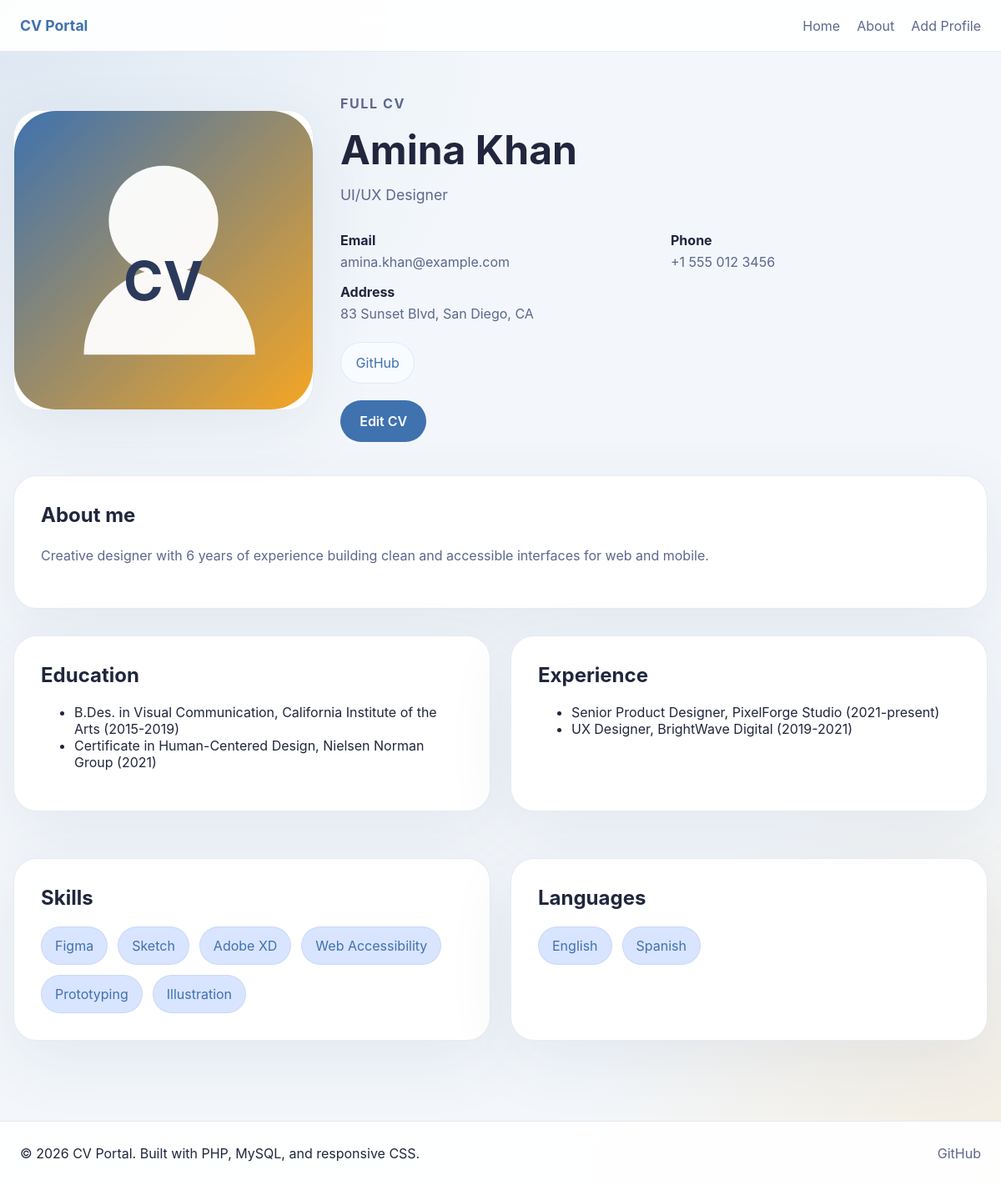
The page /profile.php?id=1 on the database its author committed.
### tables this page shows
CREATE TABLE IF NOT EXISTS profiles (
    id INT UNSIGNED AUTO_INCREMENT PRIMARY KEY,
    fullname VARCHAR(150) NOT NULL,
    job_title VARCHAR(120) NOT NULL,
    photo VARCHAR(255) NOT NULL,
    email VARCHAR(120) NOT NULL,
    phone VARCHAR(40) NOT NULL,
    address VARCHAR(255) NOT NULL,
    about_me TEXT NOT NULL,
    education TEXT NOT NULL,
    experience TEXT NOT NULL,
    skills TEXT NOT NULL,
    languages TEXT NOT NULL,
    github VARCHAR(255) DEFAULT NULL,
    created_at DATETIME NOT NULL DEFAULT CURRENT_TIMESTAMP
);

### profile.php (the view, shortened to what this page needs)
<?php
require_once 'pdo.php';
$id = filter_input(INPUT_GET, 'id', FILTER_VALIDATE_INT);
$stmt = $pdo->prepare('SELECT * FROM profiles WHERE id = :id');
$stmt->execute(['id' => $id]);
$profile = $stmt->fetch();
function escape($value) {
    return htmlspecialchars($value, ENT_QUOTES, 'UTF-8');
}
function renderList($text) {
    $items = array_filter(array_map('trim', explode("\n", $text)));
    foreach ($items as $item) {
        echo '<li>' . htmlspecialchars($item, ENT_QUOTES, 'UTF-8') . '</li>';
    }
}
?>
<!DOCTYPE html>
<html lang="en">
<head>
    <link rel="stylesheet" href="style.css">
</head>
<body>
<?php include 'header.php'; ?>
<main class="page-content profile-page">
    <section class="profile-hero">
        <div class="profile-hero-photo">
            <img src="<?= escape($profile['photo']); ?>" alt="<?= escape($profile['fullname']); ?> profile photo">
        </div>
        <div class="profile-hero-copy">
            <p class="eyebrow">Full CV</p>
            <h1><?= escape($profile['fullname']); ?></h1>
            <p class="subheading"><?= escape($profile['job_title']); ?></p>
            <div class="contact-grid">
                <div><strong>Email</strong><a href="mailto:<?= escape($profile['email']); ?>"><?= escape($profile['email']); ?></a></div>
                <div><strong>Phone</strong><a href="tel:<?= escape($profile['phone']); ?>"><?= escape($profile['phone']); ?></a></div>
                <div><strong>Address</strong><span><?= escape($profile['address']); ?></span></div>
            </div>
            <div class="social-badges">
                <?php if ($profile['github']): ?><a href="<?= escape($profile['github']); ?>" target="_blank" rel="noopener">GitHub</a><?php endif; ?>
            </div>
            <div class="profile-actions">
                <a href="edit.php?id=<?= $profile['id']; ?>" class="btn-primary">Edit CV</a>
            </div>
        </div>
    </section>
    <section class="content-block about-block">
        <h2>About me</h2>
        <p><?= nl2br(escape($profile['about_me'])); ?></p>
    </section>
    <div class="resume-grid">
        <section class="content-block">
            <h2>Education</h2>
            <ul>
                <?php renderList($profile['education']); ?>
            </ul>
        </section>
        <section class="content-block">
            <h2>Experience</h2>
            <ul>
            </ul>
        </section>
        <section class="content-block">
            <h2>Skills</h2>
            <ul class="pill-list">
                <?php foreach (array_filter(array_map('trim', explode(',', $profile['skills']))) as $skill): ?>
                    <li><?= escape($skill); ?></li>
                <?php endforeach; ?>
            </ul>
        </section>
        <section class="content-block">
            <h2>Languages</h2>
            <ul class="pill-list">
                <?php foreach (array_filter(array_map('trim', explode(',', $profile['languages']))) as $language): ?>
                    <li><?= escape($language); ?></li>
                <?php endforeach; ?>
            </ul>
        </section>
    </div>
</main>
<?php include 'footer.php'; ?>
</body>
</html>

### header.php (shortened to what this page needs)
<header class="site-header">
    <div class="brand">
        <a href="index.php">CV Portal</a>
    </div>
    <nav class="site-nav" id="siteNav">
        <a href="index.php">Home</a>
        <a href="about.php">About</a>
        <a href="add.php">Add Profile</a>
    </nav>
</header>

### footer.php
<footer class="site-footer">
    <div class="footer-copy">© <?= date('Y'); ?> CV Portal. Built with PHP, MySQL, and responsive CSS.</div>
    <div class="footer-links">
        <a href="https://github.com" target="_blank" rel="noopener">GitHub</a>
    </div>
</footer>

### style.css (style rules this page uses)
:root { --bg: #f3f7fb; --surface: #ffffff; --surface-alt: #f8fbff; --text: #20263d; --muted: #5d678e; --primary: #3f72af; --primary-soft: #d9e4ff; --accent: #f5a623; --border: rgba(59, 83, 147, 0.12); --shadow: 0 24px 80px rgba(47, 62, 101, 0.08); }
* { box-sizing: border-box; }
html { scroll-behavior: smooth; }
body { margin: 0; font-family: Inter, system-ui, -apple-system, BlinkMacSystemFont, 'Segoe UI', sans-serif; background: radial-gradient(circle at top left, rgba(63, 114, 175, 0.12), transparent 32%), radial-gradient(circle at bottom right, rgba(245, 166, 35, 0.12), transparent 28%), var(--bg); color: var(--text); min-height: 100vh; }
img { max-width: 100%; display: block; }
a { color: inherit; text-decoration: none; }
.site-header { position: sticky; top: 0; z-index: 100; display: flex; align-items: center; justify-content: space-between; gap: 1rem; padding: 1.25rem 1.5rem; background: rgba(255, 255, 255, 0.92); backdrop-filter: blur(14px); border-bottom: 1px solid var(--border); }
.brand a { font-size: 1.1rem; font-weight: 700; color: var(--primary); }
.site-nav { display: flex; gap: 1.25rem; align-items: center; }
.site-nav a { color: var(--muted); transition: color 0.2s ease; }
.page-content { width: min(1220px, calc(100% - 2rem)); margin: 0 auto; padding: 2rem 0 4rem; }
.hero-section, .about-hero, .profile-hero { display: grid; gap: 2rem; margin-bottom: 2.5rem; }
.eyebrow { display: inline-flex; align-items: center; gap: 0.5rem; color: var(--primary); font-size: 0.9rem; font-weight: 700; text-transform: uppercase; letter-spacing: 0.1em; }
.hero-section h1, .section-heading h1, .profile-page h1 { font-size: clamp(2.5rem, 4vw, 3.6rem); line-height: 1.05; margin: 0.75rem 0 1rem; }
.hero-section p, .about-page p, .profile-page p, .content-block p, .feature-card p, .profile-hero p { font-size: 1rem; line-height: 1.8; color: var(--muted); }
.btn-primary, .btn-secondary, .slider-button { display: inline-flex; align-items: center; justify-content: center; padding: 0.95rem 1.45rem; border-radius: 999px; border: none; background: var(--primary); color: #fff; font-weight: 600; transition: transform 0.2s ease, background 0.2s ease; }
.profile-actions { margin-top: 1.25rem; }
.content-block { background: var(--surface); border-radius: 1.75rem; padding: 2rem; border: 1px solid var(--border); box-shadow: var(--shadow); margin-bottom: 2rem; }
.content-block h2 { margin-top: 0; }
.resume-grid { display: grid; gap: 1.5rem; grid-template-columns: repeat(2, minmax(0, 1fr)); }
.pill-list { list-style: none; padding: 0; margin: 0; display: flex; flex-wrap: wrap; gap: 0.75rem; }
.pill-list li { background: var(--primary-soft); color: var(--primary); padding: 0.75rem 1rem; border-radius: 999px; border: 1px solid rgba(63, 114, 175, 0.1); }
.profile-page .profile-hero { grid-template-columns: minmax(220px, 360px) 1fr; align-items: center; gap: 2rem; }
.profile-hero-photo { border-radius: 2rem; overflow: hidden; border: 1px solid var(--border); background: var(--surface); box-shadow: var(--shadow); }
.profile-hero-photo img { width: 100%; height: auto; display: block; }
.profile-hero-copy h1 { margin: 0; font-size: clamp(2.4rem, 4vw, 3rem); }
.profile-hero-copy .subheading { font-size: 1.1rem; margin: 0.8rem 0 1.75rem; color: var(--muted); }
.contact-grid { display: grid; gap: 1rem; grid-template-columns: repeat(2, minmax(0, 1fr)); }
.contact-grid strong { display: block; margin-bottom: 0.4rem; color: var(--text); }
.contact-grid a, .contact-grid span { display: block; color: var(--muted); }
.social-badges { display: flex; flex-wrap: wrap; gap: 0.75rem; margin-top: 1.5rem; }
.social-badges a { display: inline-flex; align-items: center; justify-content: center; background: var(--surface-alt); color: var(--primary); padding: 0.85rem 1.1rem; border-radius: 999px; border: 1px solid rgba(63, 114, 175, 0.12); }
footer.site-footer { display: flex; flex-wrap: wrap; justify-content: space-between; align-items: center; gap: 1rem; padding: 1.75rem 1.5rem; background: rgba(255, 255, 255, 0.95); border-top: 1px solid var(--border); }
.footer-links { display: flex; gap: 1rem; flex-wrap: wrap; }
.footer-links a { color: var(--muted); }

### rows shown on the page
profiles: photo (placeholder picture), fullname "Amina Khan", job_title "UI/UX Designer", email "amina.khan@example.com", phone "+1 555 012 3456", address "83 Sunset Blvd, San Diego, CA", about_me "Creative designer with 6 years of experience building clean and accessible interfaces for web and mobile.", education "B.Des. in Visual Communication, California Institute of the Arts (2015-2019)", education "Certificate in Human-Centered Design, Nielsen Norman Group (2021)", experience "Senior Product Designer, PixelForge Studio (2021-present)", experience "UX Designer, BrightWave Digital (2019-2021)", skills "Figma", skills "Sketch", skills "Adobe XD", skills "Web Accessibility", skills "Prototyping", skills "Illustration", languages "English", languages "Spanish"
